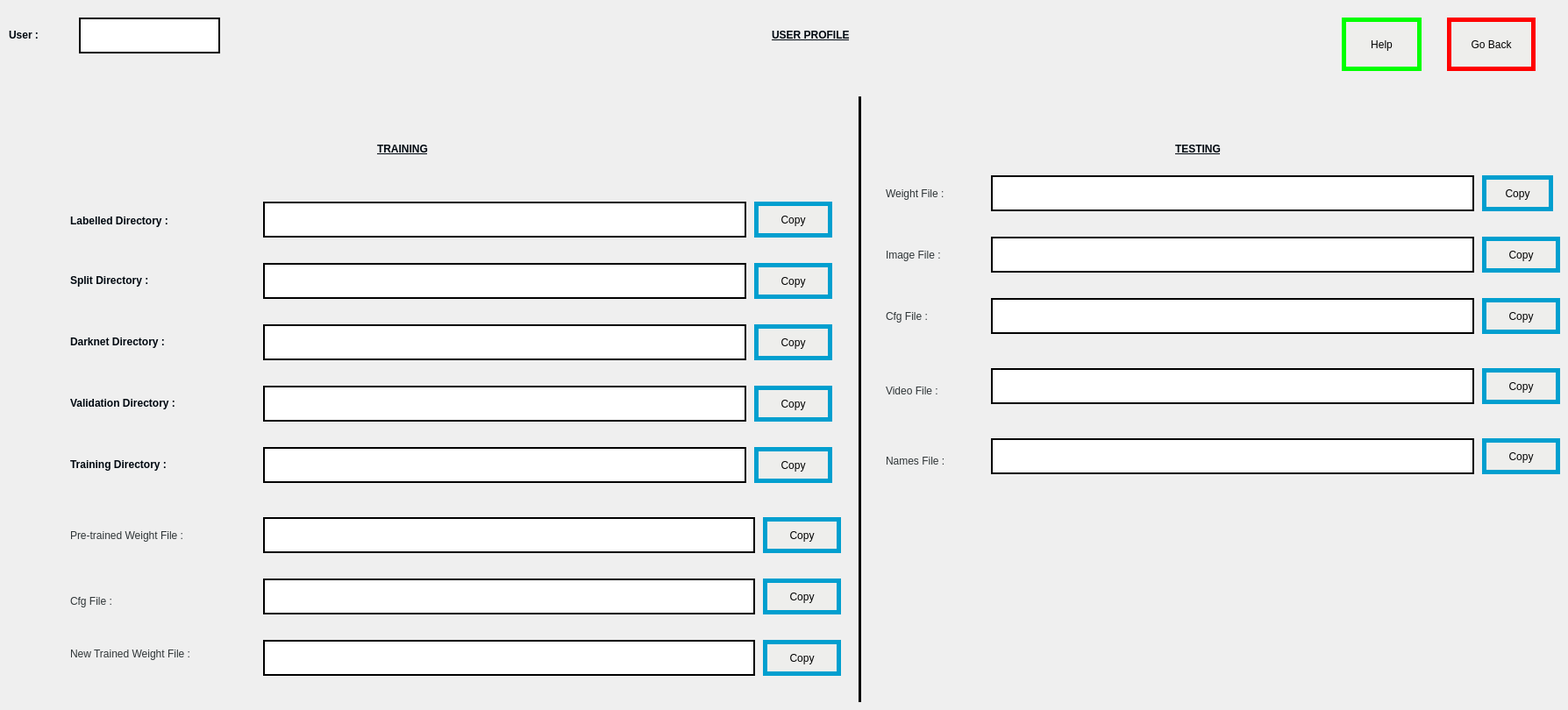
    <widget class="QWidget" name="page_10">
     <widget class="QLabel" name="label_42">
      <property name="geometry">
       <rect>
        <x>880</x>
        <y>20</y>
        <width>201</width>
        <height>41</height>
       </rect>
      </property>
      <property name="styleSheet">
       <string notr="true">font: 75 18pt &quot;URW Bookman L&quot;;
color: rgb(46, 52, 54);</string>
      </property>
      <property name="text">
       <string>&lt;html&gt;&lt;head/&gt;&lt;body&gt;&lt;p&gt;&lt;span style=&quot; font-weight:600; text-decoration: underline; color:#000810;&quot;&gt;USER PROFILE&lt;/span&gt;&lt;/p&gt;&lt;/body&gt;&lt;/html&gt;</string>
      </property>
     </widget>
     <widget class="QLabel" name="label_43">
      <property name="geometry">
       <rect>
        <x>10</x>
        <y>20</y>
        <width>91</width>
        <height>41</height>
       </rect>
      </property>
      <property name="styleSheet">
       <string notr="true">font: 75 18pt &quot;URW Bookman L&quot;;
color: rgb(46, 52, 54);</string>
      </property>
      <property name="text">
       <string>&lt;html&gt;&lt;head/&gt;&lt;body&gt;&lt;p&gt;&lt;span style=&quot; font-weight:600; color:#000810;&quot;&gt;User :&lt;/span&gt;&lt;/p&gt;&lt;/body&gt;&lt;/html&gt;</string>
      </property>
     </widget>
     <widget class="QLabel" name="label_44">
      <property name="geometry">
       <rect>
        <x>80</x>
        <y>237</y>
        <width>161</width>
        <height>31</height>
       </rect>
      </property>
      <property name="styleSheet">
       <string notr="true">font: 75 12pt &quot;URW Bookman L&quot;;
color: rgb(46, 52, 54);</string>
      </property>
      <property name="text">
       <string>&lt;html&gt;&lt;head/&gt;&lt;body&gt;&lt;p&gt;&lt;span style=&quot; font-weight:600; color:#000810;&quot;&gt;Labelled Directory :&lt;/span&gt;&lt;/p&gt;&lt;/body&gt;&lt;/html&gt;</string>
      </property>
     </widget>
     <widget class="QLabel" name="label_45">
      <property name="geometry">
       <rect>
        <x>80</x>
        <y>310</y>
        <width>131</width>
        <height>20</height>
       </rect>
      </property>
      <property name="styleSheet">
       <string notr="true">font: 75 12pt &quot;URW Bookman L&quot;;
color: rgb(46, 52, 54);</string>
      </property>
      <property name="text">
       <string>&lt;html&gt;&lt;head/&gt;&lt;body&gt;&lt;p&gt;&lt;span style=&quot; font-weight:600; color:#000810;&quot;&gt; Split Directory :&lt;/span&gt;&lt;/p&gt;&lt;/body&gt;&lt;/html&gt;</string>
      </property>
     </widget>
     <widget class="Line" name="line_24">
      <property name="geometry">
       <rect>
        <x>970</x>
        <y>110</y>
        <width>20</width>
        <height>691</height>
       </rect>
      </property>
      <property name="frameShadow">
       <enum>QFrame::Plain</enum>
      </property>
      <property name="lineWidth">
       <number>3</number>
      </property>
      <property name="orientation">
       <enum>Qt::Vertical</enum>
      </property>
     </widget>
     <widget class="QLabel" name="label_46">
      <property name="geometry">
       <rect>
        <x>80</x>
        <y>370</y>
        <width>171</width>
        <height>41</height>
       </rect>
      </property>
      <property name="styleSheet">
       <string notr="true">font: 75 12pt &quot;URW Bookman L&quot;;
color: rgb(0, 8, 16);</string>
      </property>
      <property name="text">
       <string>&lt;html&gt;&lt;head/&gt;&lt;body&gt;&lt;p&gt;&lt;span style=&quot; font-weight:600;&quot;&gt;Darknet Directory : &lt;/span&gt;&lt;/p&gt;&lt;/body&gt;&lt;/html&gt;</string>
      </property>
     </widget>
     <widget class="QLabel" name="label_47">
      <property name="geometry">
       <rect>
        <x>80</x>
        <y>450</y>
        <width>171</width>
        <height>21</height>
       </rect>
      </property>
      <property name="styleSheet">
       <string notr="true">font: 75 12pt &quot;URW Bookman L&quot;;
color: rgb(46, 52, 54);</string>
      </property>
      <property name="text">
       <string>&lt;html&gt;&lt;head/&gt;&lt;body&gt;&lt;p&gt;&lt;span style=&quot; font-weight:600; color:#000810;&quot;&gt;Validation Directory : &lt;/span&gt;&lt;/p&gt;&lt;/body&gt;&lt;/html&gt;</string>
      </property>
     </widget>
     <widget class="QLabel" name="label_48">
      <property name="geometry">
       <rect>
        <x>80</x>
        <y>520</y>
        <width>171</width>
        <height>21</height>
       </rect>
      </property>
      <property name="styleSheet">
       <string notr="true">font: 75 12pt &quot;URW Bookman L&quot;;
color: rgb(46, 52, 54);</string>
      </property>
      <property name="text">
       <string>&lt;html&gt;&lt;head/&gt;&lt;body&gt;&lt;p&gt;&lt;span style=&quot; font-weight:600; color:#000810;&quot;&gt;Training Directory : &lt;/span&gt;&lt;/p&gt;&lt;/body&gt;&lt;/html&gt;</string>
      </property>
     </widget>
     <widget class="QLabel" name="label_49">
      <property name="geometry">
       <rect>
        <x>80</x>
        <y>600</y>
        <width>191</width>
        <height>21</height>
       </rect>
      </property>
      <property name="styleSheet">
       <string notr="true">font: 75 12pt &quot;URW Bookman L&quot;;
color: rgb(46, 52, 54);</string>
      </property>
      <property name="text">
       <string>&lt;html&gt;&lt;head/&gt;&lt;body&gt;&lt;p&gt;&lt;span style=&quot; font-weight:600; color:#000810;&quot;&gt;Pre-trained Weight File :&lt;/span&gt;&lt;/p&gt;&lt;/body&gt;&lt;/html&gt;</string>
      </property>
     </widget>
     <widget class="QLabel" name="label_50">
      <property name="geometry">
       <rect>
        <x>80</x>
        <y>670</y>
        <width>141</width>
        <height>31</height>
       </rect>
      </property>
      <property name="styleSheet">
       <string notr="true">font: 75 12pt &quot;URW Bookman L&quot;;
color: rgb(46, 52, 54);</string>
      </property>
      <property name="text">
       <string>&lt;html&gt;&lt;head/&gt;&lt;body&gt;&lt;p&gt;&lt;span style=&quot; font-weight:600; color:#000810;&quot;&gt;Cfg File : &lt;/span&gt;&lt;/p&gt;&lt;/body&gt;&lt;/html&gt;</string>
      </property>
     </widget>
     <widget class="QLabel" name="label_51">
      <property name="geometry">
       <rect>
        <x>80</x>
        <y>730</y>
        <width>201</width>
        <height>31</height>
       </rect>
      </property>
      <property name="styleSheet">
       <string notr="true">font: 75 12pt &quot;URW Bookman L&quot;;
color: rgb(46, 52, 54);</string>
      </property>
      <property name="text">
       <string>&lt;html&gt;&lt;head/&gt;&lt;body&gt;&lt;p&gt;&lt;span style=&quot; font-weight:600; color:#000810;&quot;&gt;New Trained Weight File : &lt;/span&gt;&lt;/p&gt;&lt;/body&gt;&lt;/html&gt;</string>
      </property>
     </widget>
     <widget class="QLabel" name="label_52">
      <property name="geometry">
       <rect>
        <x>430</x>
        <y>150</y>
        <width>141</width>
        <height>41</height>
       </rect>
      </property>
      <property name="styleSheet">
       <string notr="true">font: 75 18pt &quot;URW Bookman L&quot;;
color: rgb(46, 52, 54);</string>
      </property>
      <property name="text">
       <string>&lt;html&gt;&lt;head/&gt;&lt;body&gt;&lt;p&gt;&lt;span style=&quot; font-weight:600; text-decoration: underline; color:#000810;&quot;&gt;TRAINING&lt;/span&gt;&lt;/p&gt;&lt;/body&gt;&lt;/html&gt;</string>
      </property>
     </widget>
     <widget class="QLabel" name="label_53">
      <property name="geometry">
       <rect>
        <x>1340</x>
        <y>150</y>
        <width>141</width>
        <height>41</height>
       </rect>
      </property>
      <property name="styleSheet">
       <string notr="true">font: 75 18pt &quot;URW Bookman L&quot;;
color: rgb(46, 52, 54);</string>
      </property>
      <property name="text">
       <string>&lt;html&gt;&lt;head/&gt;&lt;body&gt;&lt;p&gt;&lt;span style=&quot; font-weight:600; text-decoration: underline; color:#000810;&quot;&gt;TESTING&lt;/span&gt;&lt;/p&gt;&lt;/body&gt;&lt;/html&gt;</string>
      </property>
     </widget>
     <widget class="QLabel" name="label_54">
      <property name="geometry">
       <rect>
        <x>1010</x>
        <y>210</y>
        <width>121</width>
        <height>21</height>
       </rect>
      </property>
      <property name="styleSheet">
       <string notr="true">font: 75 12pt &quot;URW Bookman L&quot;;
color: rgb(46, 52, 54);</string>
      </property>
      <property name="text">
       <string>&lt;html&gt;&lt;head/&gt;&lt;body&gt;&lt;p&gt;&lt;span style=&quot; font-weight:600; color:#000810;&quot;&gt;Weight File :&lt;/span&gt;&lt;/p&gt;&lt;/body&gt;&lt;/html&gt;</string>
      </property>
     </widget>
     <widget class="QLabel" name="label_55">
      <property name="geometry">
       <rect>
        <x>1010</x>
        <y>280</y>
        <width>121</width>
        <height>21</height>
       </rect>
      </property>
      <property name="styleSheet">
       <string notr="true">font: 75 12pt &quot;URW Bookman L&quot;;
color: rgb(46, 52, 54);</string>
      </property>
      <property name="text">
       <string>&lt;html&gt;&lt;head/&gt;&lt;body&gt;&lt;p&gt;&lt;span style=&quot; font-weight:600; color:#000810;&quot;&gt;Image File :&lt;/span&gt;&lt;/p&gt;&lt;/body&gt;&lt;/html&gt;</string>
      </property>
     </widget>
     <widget class="QLabel" name="label_57">
      <property name="geometry">
       <rect>
        <x>1010</x>
        <y>350</y>
        <width>91</width>
        <height>21</height>
       </rect>
      </property>
      <property name="styleSheet">
       <string notr="true">font: 75 12pt &quot;URW Bookman L&quot;;
color: rgb(46, 52, 54);</string>
      </property>
      <property name="text">
       <string>&lt;html&gt;&lt;head/&gt;&lt;body&gt;&lt;p&gt;&lt;span style=&quot; font-weight:600; color:#000810;&quot;&gt;Cfg File :&lt;/span&gt;&lt;/p&gt;&lt;/body&gt;&lt;/html&gt;</string>
      </property>
     </widget>
     <widget class="QLabel" name="label_59">
      <property name="geometry">
       <rect>
        <x>1010</x>
        <y>430</y>
        <width>121</width>
        <height>31</height>
       </rect>
      </property>
      <property name="styleSheet">
       <string notr="true">font: 75 12pt &quot;URW Bookman L&quot;;
color: rgb(46, 52, 54);</string>
      </property>
      <property name="text">
       <string>&lt;html&gt;&lt;head/&gt;&lt;body&gt;&lt;p&gt;&lt;span style=&quot; font-weight:600; color:#000810;&quot;&gt;Video File :&lt;/span&gt;&lt;/p&gt;&lt;/body&gt;&lt;/html&gt;</string>
      </property>
     </widget>
     <widget class="QLabel" name="label_labelled">
      <property name="geometry">
       <rect>
        <x>300</x>
        <y>230</y>
        <width>551</width>
        <height>41</height>
       </rect>
      </property>
      <property name="styleSheet">
       <string notr="true">font: 75 14pt &quot;URW Bookman L&quot;;
background-color: rgb(255, 255, 255);
color: rgb(46, 52, 54);
border-style:solid;
border-width:2px;</string>
      </property>
      <property name="text">
       <string/>
      </property>
      <property name="alignment">
       <set>Qt::AlignRight|Qt::AlignTrailing|Qt::AlignVCenter</set>
      </property>
     </widget>
     <widget class="QLabel" name="label_split">
      <property name="geometry">
       <rect>
        <x>300</x>
        <y>300</y>
        <width>551</width>
        <height>41</height>
       </rect>
      </property>
      <property name="styleSheet">
       <string notr="true">font: 75 14pt &quot;URW Bookman L&quot;;
background-color: rgb(255, 255, 255);
color: rgb(46, 52, 54);
border-style:solid;
border-width:2px;</string>
      </property>
      <property name="text">
       <string/>
      </property>
      <property name="alignment">
       <set>Qt::AlignRight|Qt::AlignTrailing|Qt::AlignVCenter</set>
      </property>
     </widget>
     <widget class="QLabel" name="label_tr_darknet">
      <property name="geometry">
       <rect>
        <x>300</x>
        <y>370</y>
        <width>551</width>
        <height>41</height>
       </rect>
      </property>
      <property name="styleSheet">
       <string notr="true">font: 75 14pt &quot;URW Bookman L&quot;;
background-color: rgb(255, 255, 255);
color: rgb(46, 52, 54);
border-style:solid;
border-width:2px;</string>
      </property>
      <property name="text">
       <string/>
      </property>
      <property name="alignment">
       <set>Qt::AlignRight|Qt::AlignTrailing|Qt::AlignVCenter</set>
      </property>
     </widget>
     <widget class="QLabel" name="label_validation">
      <property name="geometry">
       <rect>
        <x>300</x>
        <y>440</y>
        <width>551</width>
        <height>41</height>
       </rect>
      </property>
      <property name="styleSheet">
       <string notr="true">font: 75 14pt &quot;URW Bookman L&quot;;
background-color: rgb(255, 255, 255);
color: rgb(46, 52, 54);
border-style:solid;
border-width:2px;</string>
      </property>
      <property name="text">
       <string/>
      </property>
      <property name="alignment">
       <set>Qt::AlignRight|Qt::AlignTrailing|Qt::AlignVCenter</set>
      </property>
     </widget>
     <widget class="QLabel" name="label_training">
      <property name="geometry">
       <rect>
        <x>300</x>
        <y>510</y>
        <width>551</width>
        <height>41</height>
       </rect>
      </property>
      <property name="styleSheet">
       <string notr="true">font: 75 14pt &quot;URW Bookman L&quot;;
background-color: rgb(255, 255, 255);
color: rgb(46, 52, 54);
border-style:solid;
border-width:2px;</string>
      </property>
      <property name="text">
       <string/>
      </property>
      <property name="alignment">
       <set>Qt::AlignRight|Qt::AlignTrailing|Qt::AlignVCenter</set>
      </property>
     </widget>
     <widget class="QLabel" name="label_pretrained_weights">
      <property name="geometry">
       <rect>
        <x>300</x>
        <y>590</y>
        <width>561</width>
        <height>41</height>
       </rect>
      </property>
      <property name="styleSheet">
       <string notr="true">font: 75 14pt &quot;URW Bookman L&quot;;
background-color: rgb(255, 255, 255);
color: rgb(46, 52, 54);
border-style:solid;
border-width:2px;</string>
      </property>
      <property name="text">
       <string/>
      </property>
      <property name="alignment">
       <set>Qt::AlignRight|Qt::AlignTrailing|Qt::AlignVCenter</set>
      </property>
     </widget>
     <widget class="QLabel" name="label_cfgfile">
      <property name="geometry">
       <rect>
        <x>300</x>
        <y>660</y>
        <width>561</width>
        <height>41</height>
       </rect>
      </property>
      <property name="styleSheet">
       <string notr="true">font: 75 14pt &quot;URW Bookman L&quot;;
background-color: rgb(255, 255, 255);
color: rgb(46, 52, 54);
border-style:solid;
border-width:2px;</string>
      </property>
      <property name="text">
       <string/>
      </property>
      <property name="alignment">
       <set>Qt::AlignRight|Qt::AlignTrailing|Qt::AlignVCenter</set>
      </property>
     </widget>
     <widget class="QLabel" name="label_new_weights">
      <property name="geometry">
       <rect>
        <x>300</x>
        <y>730</y>
        <width>561</width>
        <height>41</height>
       </rect>
      </property>
      <property name="styleSheet">
       <string notr="true">font: 75 14pt &quot;URW Bookman L&quot;;
background-color: rgb(255, 255, 255);
color: rgb(46, 52, 54);
border-style:solid;
border-width:2px;</string>
      </property>
      <property name="text">
       <string/>
      </property>
      <property name="alignment">
       <set>Qt::AlignRight|Qt::AlignTrailing|Qt::AlignVCenter</set>
      </property>
     </widget>
     <widget class="QLabel" name="label_te_weight">
      <property name="geometry">
       <rect>
        <x>1130</x>
        <y>200</y>
        <width>551</width>
        <height>41</height>
       </rect>
      </property>
      <property name="styleSheet">
       <string notr="true">font: 75 14pt &quot;URW Bookman L&quot;;
background-color: rgb(255, 255, 255);
color: rgb(46, 52, 54);
border-style:solid;
border-width:2px;</string>
      </property>
      <property name="text">
       <string/>
      </property>
      <property name="alignment">
       <set>Qt::AlignRight|Qt::AlignTrailing|Qt::AlignVCenter</set>
      </property>
     </widget>
     <widget class="QLabel" name="label_image_file">
      <property name="geometry">
       <rect>
        <x>1130</x>
        <y>270</y>
        <width>551</width>
        <height>41</height>
       </rect>
      </property>
      <property name="styleSheet">
       <string notr="true">font: 75 14pt &quot;URW Bookman L&quot;;
background-color: rgb(255, 255, 255);
color: rgb(46, 52, 54);
border-style:solid;
border-width:2px;</string>
      </property>
      <property name="text">
       <string/>
      </property>
      <property name="alignment">
       <set>Qt::AlignRight|Qt::AlignTrailing|Qt::AlignVCenter</set>
      </property>
     </widget>
     <widget class="QLabel" name="label_te_cfg_file">
      <property name="geometry">
       <rect>
        <x>1130</x>
        <y>340</y>
        <width>551</width>
        <height>41</height>
       </rect>
      </property>
      <property name="layoutDirection">
       <enum>Qt::LeftToRight</enum>
      </property>
      <property name="styleSheet">
       <string notr="true">font: 75 14pt &quot;URW Bookman L&quot;;
background-color: rgb(255, 255, 255);
color: rgb(46, 52, 54);
border-style:solid;
border-width:2px;</string>
      </property>
      <property name="text">
       <string/>
      </property>
      <property name="alignment">
       <set>Qt::AlignRight|Qt::AlignTrailing|Qt::AlignVCenter</set>
      </property>
     </widget>
     <widget class="QLabel" name="label_video_file">
      <property name="geometry">
       <rect>
        <x>1130</x>
        <y>420</y>
        <width>551</width>
        <height>41</height>
       </rect>
      </property>
      <property name="layoutDirection">
       <enum>Qt::LeftToRight</enum>
      </property>
      <property name="styleSheet">
       <string notr="true">font: 75 14pt &quot;URW Bookman L&quot;;
background-color: rgb(255, 255, 255);
color: rgb(46, 52, 54);
border-style:solid;
border-width:2px;</string>
      </property>
      <property name="text">
       <string/>
      </property>
      <property name="alignment">
       <set>Qt::AlignRight|Qt::AlignTrailing|Qt::AlignVCenter</set>
      </property>
     </widget>
     <widget class="QPushButton" name="pushButton_15">
      <property name="geometry">
       <rect>
        <x>1530</x>
        <y>20</y>
        <width>91</width>
        <height>61</height>
       </rect>
      </property>
      <property name="cursor">
       <cursorShape>PointingHandCursor</cursorShape>
      </property>
      <property name="styleSheet">
       <string notr="true">background-color: rgb(238, 238, 236);
border-style:solid;
border-color: rgb(0,255, 0);
border-width:5px;
font: 14pt &quot;DejaVu Sans&quot;;
</string>
      </property>
      <property name="text">
       <string>Help</string>
      </property>
     </widget>
     <widget class="QPushButton" name="pushButton_16">
      <property name="geometry">
       <rect>
        <x>1650</x>
        <y>20</y>
        <width>101</width>
        <height>61</height>
       </rect>
      </property>
      <property name="cursor">
       <cursorShape>PointingHandCursor</cursorShape>
      </property>
      <property name="styleSheet">
       <string notr="true">background-color: rgb(238, 238, 236);
border-style:solid;
border-color: rgb(255,0, 0);
border-width:5px;
font: 14pt &quot;DejaVu Sans&quot;;
</string>
      </property>
      <property name="text">
       <string>Go Back</string>
      </property>
     </widget>
     <widget class="QLabel" name="label_username">
      <property name="geometry">
       <rect>
        <x>90</x>
        <y>20</y>
        <width>161</width>
        <height>41</height>
       </rect>
      </property>
      <property name="font">
       <font>
        <family>URW Bookman L</family>
        <pointsize>18</pointsize>
        <weight>9</weight>
        <italic>false</italic>
        <bold>false</bold>
       </font>
      </property>
      <property name="styleSheet">
       <string notr="true">border-style:solid;
border-width:2px;					
font: 75 18pt &quot;URW Bookman L&quot;;
background-color: rgb(255, 255, 255);
color: rgb(0, 8, 16);</string>
      </property>
      <property name="text">
       <string/>
      </property>
      <property name="alignment">
       <set>Qt::AlignRight|Qt::AlignTrailing|Qt::AlignVCenter</set>
      </property>
     </widget>
     <widget class="QLabel" name="label_names_file">
      <property name="geometry">
       <rect>
        <x>1130</x>
        <y>500</y>
        <width>551</width>
        <height>41</height>
       </rect>
      </property>
      <property name="styleSheet">
       <string notr="true">font: 75 14pt &quot;URW Bookman L&quot;;
background-color: rgb(255, 255, 255);
color: rgb(46, 52, 54);
border-style:solid;
border-width:2px;</string>
      </property>
      <property name="text">
       <string/>
      </property>
      <property name="alignment">
       <set>Qt::AlignRight|Qt::AlignTrailing|Qt::AlignVCenter</set>
      </property>
     </widget>
     <widget class="QLabel" name="label_62">
      <property name="geometry">
       <rect>
        <x>1010</x>
        <y>510</y>
        <width>121</width>
        <height>31</height>
       </rect>
      </property>
      <property name="styleSheet">
       <string notr="true">font: 75 12pt &quot;URW Bookman L&quot;;
color: rgb(46, 52, 54);</string>
      </property>
      <property name="text">
       <string>&lt;html&gt;&lt;head/&gt;&lt;body&gt;&lt;p&gt;&lt;span style=&quot; font-weight:600; color:#000810;&quot;&gt;Names File :&lt;/span&gt;&lt;/p&gt;&lt;/body&gt;&lt;/html&gt;</string>
      </property>
     </widget>
     <widget class="QPushButton" name="pushButton_23">
      <property name="geometry">
       <rect>
        <x>860</x>
        <y>230</y>
        <width>89</width>
        <height>41</height>
       </rect>
      </property>
      <property name="cursor">
       <cursorShape>PointingHandCursor</cursorShape>
      </property>
      <property name="styleSheet">
       <string notr="true">background-color: rgb(238, 238, 236);
border-style:solid;
border-color: rgb(0, 159, 207);
border-width:5px;
font: 14pt &quot;DejaVu Sans&quot;;
</string>
      </property>
      <property name="text">
       <string>Copy</string>
      </property>
     </widget>
     <widget class="QPushButton" name="pushButton_24">
      <property name="geometry">
       <rect>
        <x>860</x>
        <y>300</y>
        <width>89</width>
        <height>41</height>
       </rect>
      </property>
      <property name="cursor">
       <cursorShape>PointingHandCursor</cursorShape>
      </property>
      <property name="styleSheet">
       <string notr="true">background-color: rgb(238, 238, 236);
border-style:solid;
border-color: rgb(0, 159, 207);
border-width:5px;
font: 14pt &quot;DejaVu Sans&quot;;
</string>
      </property>
      <property name="text">
       <string>Copy</string>
      </property>
     </widget>
     <widget class="QPushButton" name="pushButton_25">
      <property name="geometry">
       <rect>
        <x>860</x>
        <y>370</y>
        <width>89</width>
        <height>41</height>
       </rect>
      </property>
      <property name="cursor">
       <cursorShape>PointingHandCursor</cursorShape>
      </property>
      <property name="styleSheet">
       <string notr="true">background-color: rgb(238, 238, 236);
border-style:solid;
border-color: rgb(0, 159, 207);
border-width:5px;
font: 14pt &quot;DejaVu Sans&quot;;
</string>
      </property>
      <property name="text">
       <string>Copy</string>
      </property>
     </widget>
     <widget class="QPushButton" name="pushButton_26">
      <property name="geometry">
       <rect>
        <x>860</x>
        <y>440</y>
        <width>89</width>
        <height>41</height>
       </rect>
      </property>
      <property name="cursor">
       <cursorShape>PointingHandCursor</cursorShape>
      </property>
      <property name="styleSheet">
       <string notr="true">background-color: rgb(238, 238, 236);
border-style:solid;
border-color: rgb(0, 159, 207);
border-width:5px;
font: 14pt &quot;DejaVu Sans&quot;;
</string>
      </property>
      <property name="text">
       <string>Copy</string>
      </property>
     </widget>
     <widget class="QPushButton" name="pushButton_27">
      <property name="geometry">
       <rect>
        <x>860</x>
        <y>510</y>
        <width>89</width>
        <height>41</height>
       </rect>
      </property>
      <property name="cursor">
       <cursorShape>PointingHandCursor</cursorShape>
      </property>
      <property name="styleSheet">
       <string notr="true">background-color: rgb(238, 238, 236);
border-style:solid;
border-color: rgb(0, 159, 207);
border-width:5px;
font: 14pt &quot;DejaVu Sans&quot;;
</string>
      </property>
      <property name="text">
       <string>Copy</string>
      </property>
     </widget>
     <widget class="QPushButton" name="pushButton_28">
      <property name="geometry">
       <rect>
        <x>870</x>
        <y>590</y>
        <width>89</width>
        <height>41</height>
       </rect>
      </property>
      <property name="cursor">
       <cursorShape>PointingHandCursor</cursorShape>
      </property>
      <property name="styleSheet">
       <string notr="true">background-color: rgb(238, 238, 236);
border-style:solid;
border-color: rgb(0, 159, 207);
border-width:5px;
font: 14pt &quot;DejaVu Sans&quot;;
</string>
      </property>
      <property name="text">
       <string>Copy</string>
      </property>
     </widget>
     <widget class="QPushButton" name="pushButton_29">
      <property name="geometry">
       <rect>
        <x>870</x>
        <y>660</y>
        <width>89</width>
        <height>41</height>
       </rect>
      </property>
      <property name="cursor">
       <cursorShape>PointingHandCursor</cursorShape>
      </property>
      <property name="styleSheet">
       <string notr="true">background-color: rgb(238, 238, 236);
border-style:solid;
border-color: rgb(0, 159, 207);
border-width:5px;
font: 14pt &quot;DejaVu Sans&quot;;
</string>
      </property>
      <property name="text">
       <string>Copy</string>
      </property>
     </widget>
     <widget class="QPushButton" name="pushButton_30">
      <property name="geometry">
       <rect>
        <x>870</x>
        <y>730</y>
        <width>89</width>
        <height>41</height>
       </rect>
      </property>
      <property name="cursor">
       <cursorShape>PointingHandCursor</cursorShape>
      </property>
      <property name="styleSheet">
       <string notr="true">background-color: rgb(238, 238, 236);
border-style:solid;
border-color: rgb(0, 159, 207);
border-width:5px;
font: 14pt &quot;DejaVu Sans&quot;;
</string>
      </property>
      <property name="text">
       <string>Copy</string>
      </property>
     </widget>
     <widget class="QPushButton" name="pushButton_31">
      <property name="geometry">
       <rect>
        <x>1690</x>
        <y>200</y>
        <width>81</width>
        <height>41</height>
       </rect>
      </property>
      <property name="cursor">
       <cursorShape>PointingHandCursor</cursorShape>
      </property>
      <property name="styleSheet">
       <string notr="true">background-color: rgb(238, 238, 236);
border-style:solid;
border-color: rgb(0, 159, 207);
border-width:5px;
font: 14pt &quot;DejaVu Sans&quot;;
</string>
      </property>
      <property name="text">
       <string>Copy</string>
      </property>
     </widget>
     <widget class="QPushButton" name="pushButton_32">
      <property name="geometry">
       <rect>
        <x>1690</x>
        <y>270</y>
        <width>89</width>
        <height>41</height>
       </rect>
      </property>
      <property name="cursor">
       <cursorShape>PointingHandCursor</cursorShape>
      </property>
      <property name="styleSheet">
       <string notr="true">background-color: rgb(238, 238, 236);
border-style:solid;
border-color: rgb(0, 159, 207);
border-width:5px;
font: 14pt &quot;DejaVu Sans&quot;;
</string>
      </property>
      <property name="text">
       <string>Copy</string>
      </property>
     </widget>
     <widget class="QPushButton" name="pushButton_33">
      <property name="geometry">
       <rect>
        <x>1690</x>
        <y>340</y>
        <width>89</width>
        <height>41</height>
       </rect>
      </property>
      <property name="cursor">
       <cursorShape>PointingHandCursor</cursorShape>
      </property>
      <property name="styleSheet">
       <string notr="true">background-color: rgb(238, 238, 236);
border-style:solid;
border-color: rgb(0, 159, 207);
border-width:5px;
font: 14pt &quot;DejaVu Sans&quot;;
</string>
      </property>
      <property name="text">
       <string>Copy</string>
      </property>
     </widget>
     <widget class="QPushButton" name="pushButton_34">
      <property name="geometry">
       <rect>
        <x>1690</x>
        <y>420</y>
        <width>89</width>
        <height>41</height>
       </rect>
      </property>
      <property name="cursor">
       <cursorShape>PointingHandCursor</cursorShape>
      </property>
      <property name="styleSheet">
       <string notr="true">background-color: rgb(238, 238, 236);
border-style:solid;
border-color: rgb(0, 159, 207);
border-width:5px;
font: 14pt &quot;DejaVu Sans&quot;;
</string>
      </property>
      <property name="text">
       <string>Copy</string>
      </property>
     </widget>
     <widget class="QPushButton" name="pushButton_35">
      <property name="geometry">
       <rect>
        <x>1690</x>
        <y>500</y>
        <width>89</width>
        <height>41</height>
       </rect>
      </property>
      <property name="cursor">
       <cursorShape>PointingHandCursor</cursorShape>
      </property>
      <property name="styleSheet">
       <string notr="true">background-color: rgb(238, 238, 236);
border-style:solid;
border-color: rgb(0, 159, 207);
border-width:5px;
font: 14pt &quot;DejaVu Sans&quot;;
</string>
      </property>
      <property name="text">
       <string>Copy</string>
      </property>
     </widget>
    </widget>
